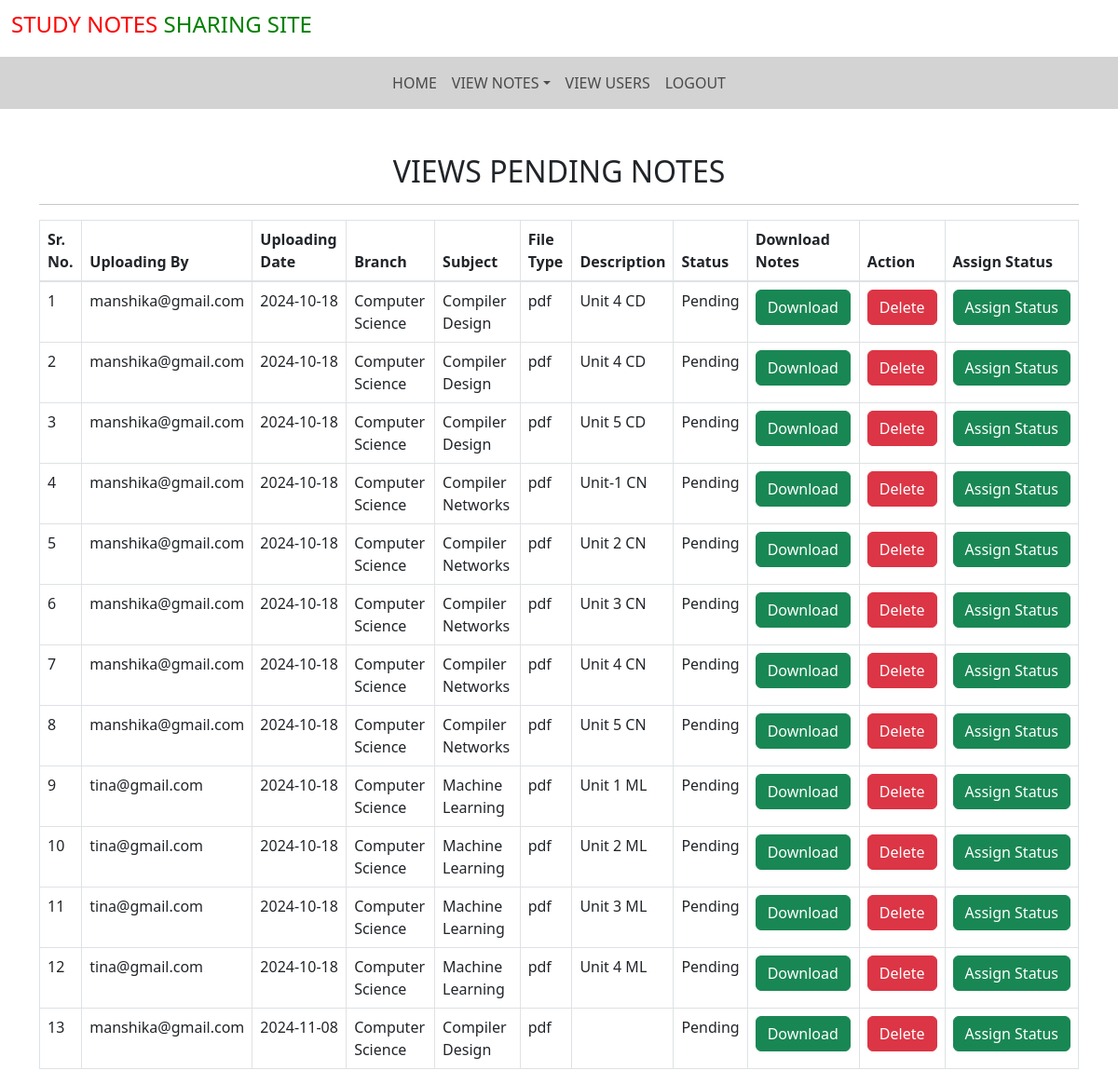
Page /pending_notes/ (signed in) on the committed database.
### notes/models.py (models this page shows, shortened)
class Notes(models.Model):
    user = models.ForeignKey(User,on_delete=models.CASCADE)
    uploadingdate = models.CharField(max_length=30)
    branch = models.CharField(max_length=30)
    subject = models.CharField(max_length=30)
    notefile = models.FileField(null= True)
    filetype = models.CharField(max_length=30)
    description = models.CharField(max_length=200,null= True)
    status = models.CharField(max_length=20)

### notes/views.py (the view)
# urls.py: path('pending_notes/', pending_notes,name='pending_notes'),
def pending_notes(request):
    if not request.user.is_authenticated:
        return redirect('login_admin')
    notes = Notes.objects.filter(status= "Pending")
    print(f"Number of pending notes: {notes.count()}")
    d= {'notes': notes}
    return render(request,'pending_notes.html',d)

### notes/templates/pending_notes.html (shortened to what this page needs)
{% extends 'admin_nav.html' %}
{% load static%}
{% block body %}
<link rel="stylesheet" href="https://cdnjs.cloudflare.com/ajax/libs/twitter-bootstrap/5.3.0/css/bootstrap.min.css">
<link rel="stylesheet" href="https://cdn.datatables.net/2.1.8/css/dataTables.bootstrap5.css">
<div class="container mt-5">
    <h2 class="text-center">VIEWS PENDING NOTES</h2>
    <hr>
    <table class="table table-bordered" id ="example">
    <thead>
        <tr>
            <th>Sr. No. </th>
            <th>Uploading By </th>
            <th>Uploading Date </th>
            <th>Branch </th>
            <th>Subject </th>
            <th>File Type </th>
            <th>Description </th>
            <th>Status </th>
            <th>Download Notes </th>
            <th>Action </th>
            <th>Assign Status </th>
        </tr>
    </thead>
    <tbody>
        {% for i in notes %}
        <tr>
            <td>{{forloop.counter}}</td>
            <td>{{i.user.username}}</td>
            <td>{{i.uploadingdate}}</td>
            <td>{{i.branch}}</td>
            <td>{{i.subject}}</td>
            <td>{{i.filetype}}</td>
            <td>{{i.description}}</td>
            <td>{{i.status}}</td>
            <td><a href="{{i.notefile.url}}"class ="btn btn-success" download>Download</a></td>
            <td><a href="{% url 'delete_notes' i.id %}"class ="btn btn-danger" onclick="return confirm('Are you sure?')">Delete</a></td>
            <td><a href="{% url 'assign_status' i.id %}"class ="btn btn-success" >Assign&nbsp;Status</a></td>
        </tr>
        {% endfor %}
    </tbody>
</table>
</div>
{% endblock %}

### rows in the picture
Notes: user.username "manshika@gmail.com", uploadingdate "2024-10-18", branch "Computer Science", subject "Compiler Design", filetype "pdf", description "Unit 4 CD", status "Pending"
Notes: user.username "manshika@gmail.com", uploadingdate "2024-10-18", branch "Computer Science", subject "Compiler Design", filetype "pdf", description "Unit 4 CD", status "Pending"
Notes: user.username "manshika@gmail.com", uploadingdate "2024-10-18", branch "Computer Science", subject "Compiler Design", filetype "pdf", description "Unit 5 CD", status "Pending"
Notes: user.username "manshika@gmail.com", uploadingdate "2024-10-18", branch "Computer Science", subject "Compiler Networks", filetype "pdf", description "Unit-1 CN", status "Pending"
Notes: user.username "manshika@gmail.com", uploadingdate "2024-10-18", branch "Computer Science", subject "Compiler Networks", filetype "pdf", description "Unit 2 CN", status "Pending"
Notes: user.username "manshika@gmail.com", uploadingdate "2024-10-18", branch "Computer Science", subject "Compiler Networks", filetype "pdf", description "Unit 3 CN", status "Pending"
Notes: user.username "manshika@gmail.com", uploadingdate "2024-10-18", branch "Computer Science", subject "Compiler Networks", filetype "pdf", description "Unit 4 CN", status "Pending"
Notes: user.username "manshika@gmail.com", uploadingdate "2024-10-18", branch "Computer Science", subject "Compiler Networks", filetype "pdf", description "Unit 5 CN", status "Pending"
Notes: user.username "tina@gmail.com", uploadingdate "2024-10-18", branch "Computer Science", subject "Machine Learning", filetype "pdf", description "Unit 1 ML", status "Pending"
Notes: user.username "tina@gmail.com", uploadingdate "2024-10-18", branch "Computer Science", subject "Machine Learning", filetype "pdf", description "Unit 2 ML", status "Pending"
Notes: user.username "tina@gmail.com", uploadingdate "2024-10-18", branch "Computer Science", subject "Machine Learning", filetype "pdf", description "Unit 3 ML", status "Pending"
Notes: user.username "tina@gmail.com", uploadingdate "2024-10-18", branch "Computer Science", subject "Machine Learning", filetype "pdf", description "Unit 4 ML", status "Pending"
Notes: user.username "manshika@gmail.com", uploadingdate "2024-11-08", branch "Computer Science", subject "Compiler Design", filetype "pdf", status "Pending"
